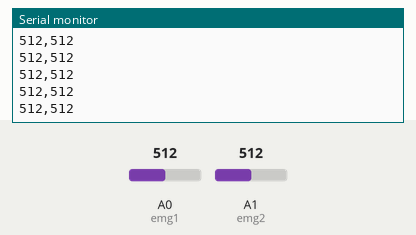
Recording of a sketch running on a simulated Arduino Uno, built with avr-gcc and run on an emulated ATmega328P. On the bench: the last lines printed to the serial monitor. The inputs (shaded band) are chosen by the test bench; at power-on: A1 (emg2) = 512, A0 (emg1) = 512.

Above: at 1.2 s.
1.3 s: A1 (emg2) set to 105
At 1.33 s:
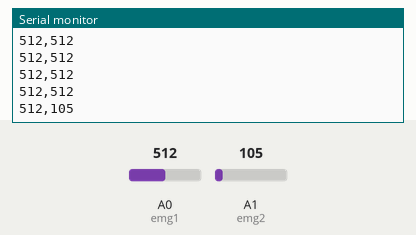
2.8 s: A1 (emg2) set to 93
At 2.8 s:
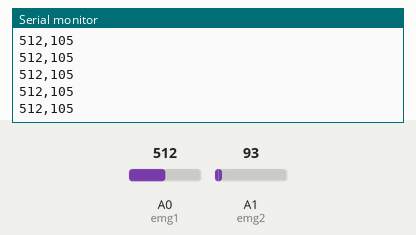
5.8 s: A1 (emg2) set to 11
At 5.83 s:
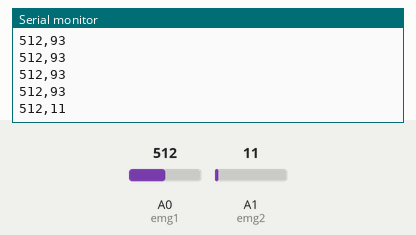
7.3 s: A1 (emg2) set to 8
At 7.3 s:
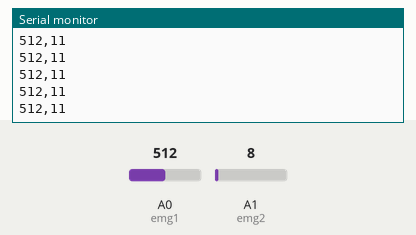
Timing chart, 0 to 10.3 s (numbered marks = the images above; inputs shaded):
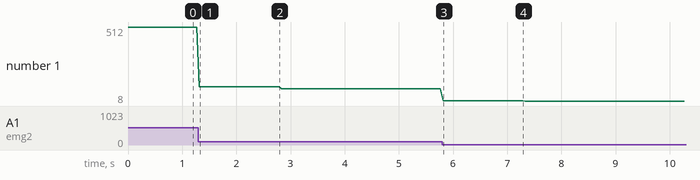

The sketch:

EMG_Folk.ino
```cpp
int emg1=A0;
int emg2=A1;
int val_1=0;
int val_2=0;

void setup() {
  pinMode(emg1,INPUT);
  pinMode(emg2,INPUT);
  Serial.begin(9600);
}

void loop() {
  val_1 = analogRead(emg1);
  val_2 = analogRead(emg2);
  String vaule1 = String(val_1);
  String vaule2 = String(val_2);
  String vaule3 = String(",");
  String vaule = String(vaule1 + vaule3 + vaule2);
  Serial.println(vaule);
  delay(50);
}
```

Measured:
- after the input at 1.3 s, the serial monitor: prints a new line at once (image 1)
- after the input at 5.8 s, the serial monitor: prints a new line at once (image 3)
- plotted number 1: 512 → 105 after the input at 1.3 s, 105 → 93 after the input at 2.8 s, 93 → 11 after the input at 5.8 s, 11 → 8 after the input at 7.3 s
